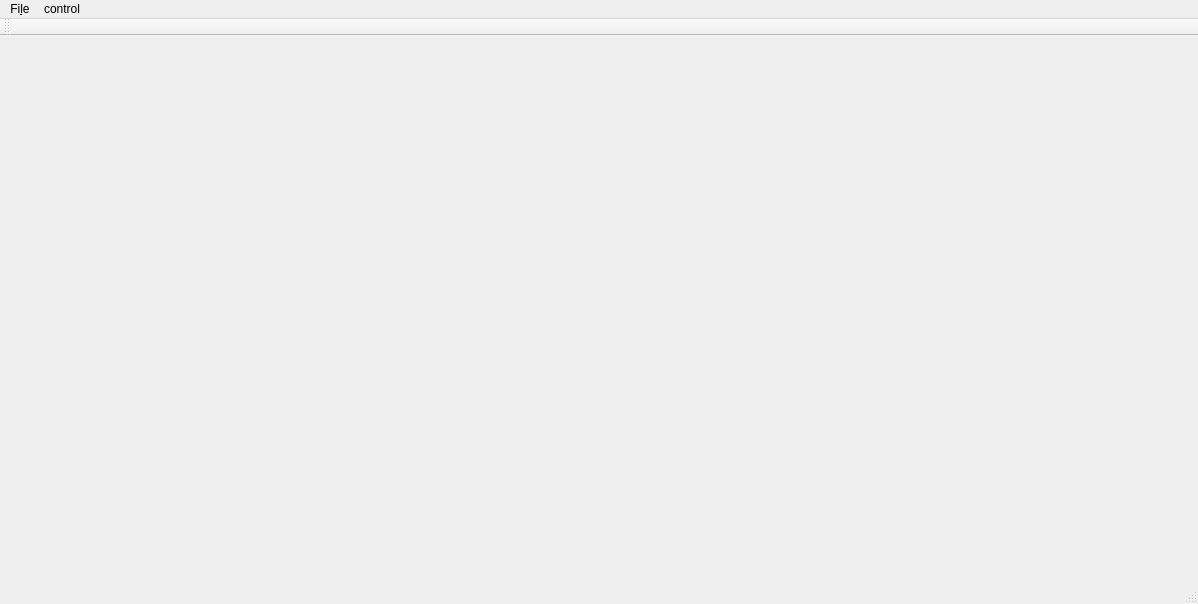
<?xml version="1.0" encoding="UTF-8"?>
<ui version="4.0">
 <class>MainWindow</class>
 <widget class="QMainWindow" name="MainWindow">
  <property name="geometry">
   <rect>
    <x>0</x>
    <y>0</y>
    <width>1198</width>
    <height>604</height>
   </rect>
  </property>
  <property name="windowTitle">
   <string>ImageTransform</string>
  </property>
  <property name="windowIcon">
   <iconset resource="default.qrc">
    <normaloff>:/img/src/logo_2.png</normaloff>:/img/src/logo_2.png</iconset>
  </property>
  <widget class="QWidget" name="centralwidget">
   <layout class="QVBoxLayout" name="verticalLayout_2">
    <item>
     <layout class="QVBoxLayout" name="verticalLayout">
      <item>
       <layout class="QHBoxLayout" name="horizontalLayout_4">
        <item>
         <widget class="GraphicsView" name="leftGraphicsView" native="true"/>
        </item>
        <item>
         <widget class="GraphicsView" name="rightGraphicsView" native="true"/>
        </item>
       </layout>
      </item>
     </layout>
    </item>
   </layout>
  </widget>
  <widget class="QStatusBar" name="statusBar"/>
  <widget class="QMenuBar" name="menuBar">
   <property name="geometry">
    <rect>
     <x>0</x>
     <y>0</y>
     <width>1198</width>
     <height>25</height>
    </rect>
   </property>
   <widget class="QMenu" name="menuFile">
    <property name="title">
     <string>Fi&amp;le</string>
    </property>
    <addaction name="actionOpen"/>
    <addaction name="actionClose"/>
    <addaction name="actionSave"/>
    <addaction name="actionSave_As"/>
    <addaction name="separator"/>
    <addaction name="actionExit"/>
   </widget>
   <widget class="QMenu" name="menuColor_Space">
    <property name="title">
     <string>control</string>
    </property>
    <addaction name="actionRGB2HSV"/>
   </widget>
   <addaction name="menuFile"/>
   <addaction name="menuColor_Space"/>
  </widget>
  <widget class="QToolBar" name="toolBar">
   <property name="windowTitle">
    <string>toolBar</string>
   </property>
   <attribute name="toolBarArea">
    <enum>TopToolBarArea</enum>
   </attribute>
   <attribute name="toolBarBreak">
    <bool>false</bool>
   </attribute>
  </widget>
  <action name="actionOpen">
   <property name="icon">
    <iconset resource="default.qrc">
     <normaloff>:/img/src/Open_folder_full_48px_1186194_easyicon.net.png</normaloff>:/img/src/Open_folder_full_48px_1186194_easyicon.net.png</iconset>
   </property>
   <property name="text">
    <string>&amp;Open...</string>
   </property>
   <property name="shortcut">
    <string>Ctrl+O</string>
   </property>
  </action>
  <action name="actionClose">
   <property name="icon">
    <iconset resource="default.qrc">
     <normaloff>:/img/src/clear_gtk_72px_43338_easyicon.net.png</normaloff>:/img/src/clear_gtk_72px_43338_easyicon.net.png</iconset>
   </property>
   <property name="text">
    <string>&amp;Close</string>
   </property>
  </action>
  <action name="actionSave">
   <property name="icon">
    <iconset resource="default.qrc">
     <normaloff>:/img/src/save.svg</normaloff>:/img/src/save.svg</iconset>
   </property>
   <property name="text">
    <string>&amp;Save...</string>
   </property>
   <property name="shortcut">
    <string>Ctrl+S</string>
   </property>
  </action>
  <action name="actionSave_As">
   <property name="icon">
    <iconset resource="default.qrc">
     <normaloff>:/img/src/save.svg</normaloff>:/img/src/save.svg</iconset>
   </property>
   <property name="text">
    <string>Sa&amp;ve As...</string>
   </property>
  </action>
  <action name="actionExit">
   <property name="text">
    <string>&amp;Exit</string>
   </property>
   <property name="shortcut">
    <string>Ctrl+Q</string>
   </property>
  </action>
  <action name="actionRGB2HSV">
   <property name="icon">
    <iconset resource="default.qrc">
     <normaloff>:/img/src/Final_Cut_Pro_X_96px_1134672_easyicon.net.png</normaloff>:/img/src/Final_Cut_Pro_X_96px_1134672_easyicon.net.png</iconset>
   </property>
   <property name="text">
    <string>RGB2HSV</string>
   </property>
  </action>
 </widget>
 <layoutdefault spacing="6" margin="11"/>
 <customwidgets>
  <customwidget>
   <class>GraphicsView</class>
   <extends>QWidget</extends>
   <header>graphicsview.h</header>
  </customwidget>
 </customwidgets>
 <resources>
  <include location="default.qrc"/>
 </resources>
 <connections/>
</ui>
